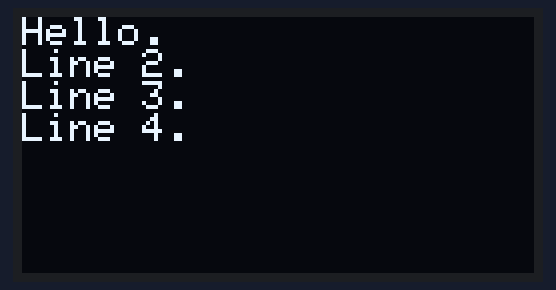
This sketch was run on a simulated Arduboy, built with avr-gcc and run on an emulated ATmega32U4. On the bench: 128×64 one-colour display.

Above: at 0.1 s.

The sketch:

tut1.ino
```cpp
#include <Arduboy.h>
Arduboy arduboy;

void setup() {
  arduboy.begin();
  arduboy.clear();
  arduboy.print("Hello.\n");
  arduboy.print("Line 2.\n");
  arduboy.print("Line 3.\n");
  arduboy.print("Line 4.\n");
  arduboy.display();

}

void loop() {
  // put your main code here, to run repeatedly:

}
```
